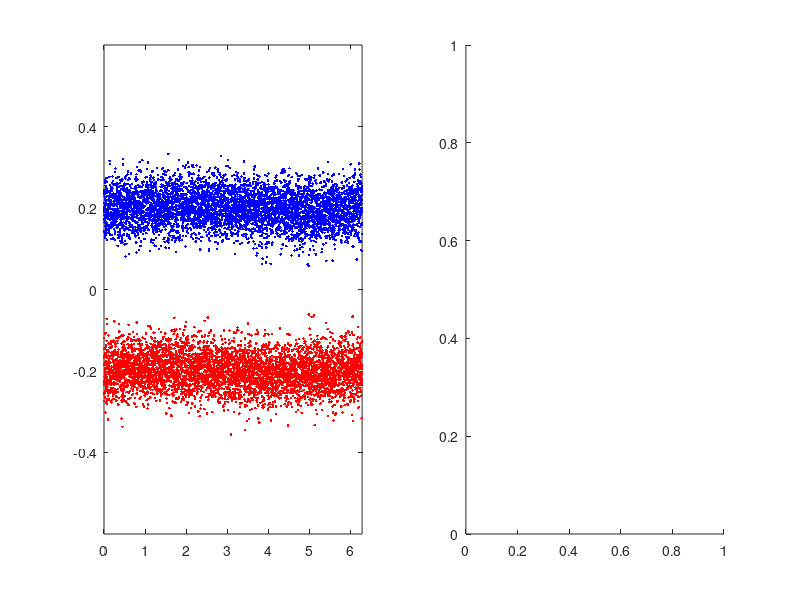

Here is the MATLAB script that generated this plot: (Note: this script raises an error after producing the figure.)
clear all
close all
L=2*pi;
DT=.5;
NT=200;NTOUT=25;
NG=32;
N=10000;
WP=1;
QM=-1;
V0=0.2;
VT=0.04;
XP1=1;
V1=0.01;
mode=1;
Q=WP.^2/(QM*N/L);
rho_back=-Q*N/L;
dx=L/NG;
% initial loading for the 2 Stream instability
xp=linspace(0,L-L/N,N)';
vp=VT*randn(N,1);
xp=xp+XP1*(L/N)*sin(2*pi*xp/L*mode);
vp(1:2:N-1)=random('normal',V0,VT,[N/2 1]);
vp(2:2:N)=random('normal',-V0,VT,[N/2 1]);
vp=vp+V1*sin(2*pi*xp/L*mode); % add sin variations
%
p=1:N;p=[p p];
un=ones(NG-1,1);
Poisson=spdiags([un -2*un un],[-1 0 1],NG-1,NG-1);
% Main computational cycle
for it=1:NT
% update xp
xp=xp+vp*DT;
% apply bc on the particle positions
out=(xp<0); xp(out)=xp(out)+L;
out=(xp>=L);xp(out)=xp(out)-L;
% projection p->g
g1=floor(xp/dx-.5)+1;g=[g1;g1+1];
fraz1=1-abs(xp/dx-g1+.5);fraz=[fraz1;1-fraz1];
% apply bc on the projection
out=(g<1);g(out)=g(out)+NG;
out=(g>NG);g(out)=g(out)-NG;
mat=sparse(p,g,fraz,N,NG);
rho=full((Q/dx)*sum(mat))'+rho_back;
% computing fields
Phi=Poisson\(-rho(1:NG-1)*dx^2);Phi=[Phi;0];
Eg=([Phi(NG); Phi(1:NG-1)]-[Phi(2:NG);Phi(1)])/(2*dx);
% projection q->p and update of vp
vp=vp+mat*QM*Eg*DT;

% plot(xp,vp,'*')
subplot(1,2,1)
plot(xp(1:2:N-1),vp(1:2:N-1),'b.');hold on
plot(xp(2:2:N),vp(2:2:N),'r.');hold off
xlim([0 pi*2])
ylim([-0.6 0.6])

subplot(1,2,2)
histogram(vp,50)
xlim([-0.6 0.6])
pause(0.1)
end

%%
plot(xp(1:N/2),vp(1:N/2),'b*');hold on
plot(xp(N/2+1:N),vp(N/2+1:N),'r*');hold off

